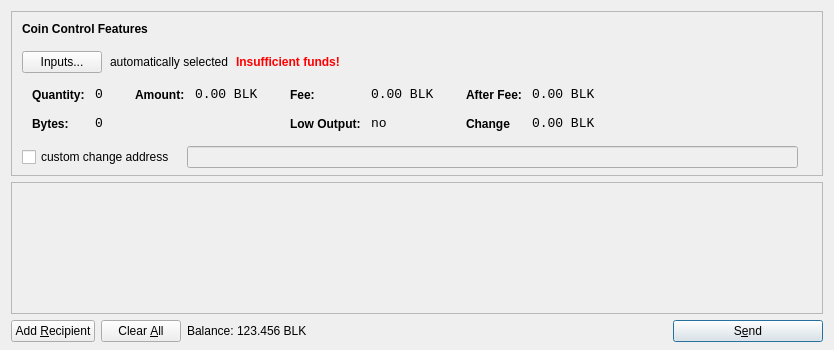
<?xml version="1.0" encoding="UTF-8"?>
<ui version="4.0">
 <class>SendCoinsDialog</class>
 <widget class="QDialog" name="SendCoinsDialog">
  <property name="geometry">
   <rect>
    <x>0</x>
    <y>0</y>
    <width>831</width>
    <height>350</height>
   </rect>
  </property>
  <property name="minimumSize">
   <size>
    <width>0</width>
    <height>0</height>
   </size>
  </property>
  <property name="maximumSize">
   <size>
    <width>10000</width>
    <height>10000</height>
   </size>
  </property>
  <property name="windowTitle">
   <string>Send Coins</string>
  </property>
  <property name="styleSheet">
   <string notr="true"/>
  </property>
  <layout class="QVBoxLayout" name="verticalLayout" stretch="0,1,0">
   <property name="bottomMargin">
    <number>8</number>
   </property>
   <item>
    <widget class="QFrame" name="frameCoinControl">
     <property name="sizePolicy">
      <sizepolicy hsizetype="Expanding" vsizetype="Expanding">
       <horstretch>0</horstretch>
       <verstretch>0</verstretch>
      </sizepolicy>
     </property>
     <property name="maximumSize">
      <size>
       <width>16777215</width>
       <height>16777215</height>
      </size>
     </property>
     <property name="styleSheet">
      <string notr="true"/>
     </property>
     <property name="frameShape">
      <enum>QFrame::StyledPanel</enum>
     </property>
     <property name="frameShadow">
      <enum>QFrame::Sunken</enum>
     </property>
     <layout class="QVBoxLayout" name="verticalLayoutCoinControl2">
      <property name="spacing">
       <number>6</number>
      </property>
      <property name="leftMargin">
       <number>0</number>
      </property>
      <property name="topMargin">
       <number>0</number>
      </property>
      <property name="rightMargin">
       <number>0</number>
      </property>
      <property name="bottomMargin">
       <number>6</number>
      </property>
      <item>
       <layout class="QVBoxLayout" name="verticalLayoutCoinControl" stretch="0,0,0,0,1">
        <property name="spacing">
         <number>0</number>
        </property>
        <property name="leftMargin">
         <number>10</number>
        </property>
        <property name="topMargin">
         <number>10</number>
        </property>
        <item>
         <layout class="QHBoxLayout" name="horizontalLayoutCoinControl1">
          <property name="bottomMargin">
           <number>15</number>
          </property>
          <item>
           <widget class="QLabel" name="labelCoinControlFeatures">
            <property name="sizePolicy">
             <sizepolicy hsizetype="Preferred" vsizetype="Maximum">
              <horstretch>0</horstretch>
              <verstretch>0</verstretch>
             </sizepolicy>
            </property>
            <property name="font">
             <font>
              <weight>75</weight>
              <bold>true</bold>
             </font>
            </property>
            <property name="styleSheet">
             <string notr="true">font-weight:bold;</string>
            </property>
            <property name="text">
             <string>Coin Control Features</string>
            </property>
           </widget>
          </item>
         </layout>
        </item>
        <item>
         <layout class="QHBoxLayout" name="horizontalLayoutCoinControl2" stretch="0,0,0,0">
          <property name="spacing">
           <number>8</number>
          </property>
          <property name="bottomMargin">
           <number>10</number>
          </property>
          <item>
           <widget class="QPushButton" name="pushButtonCoinControl">
            <property name="styleSheet">
             <string notr="true"/>
            </property>
            <property name="text">
             <string>Inputs...</string>
            </property>
           </widget>
          </item>
          <item>
           <widget class="QLabel" name="labelCoinControlAutomaticallySelected">
            <property name="text">
             <string>automatically selected</string>
            </property>
            <property name="margin">
             <number>5</number>
            </property>
           </widget>
          </item>
          <item>
           <widget class="QLabel" name="labelCoinControlInsuffFunds">
            <property name="font">
             <font>
              <weight>75</weight>
              <bold>true</bold>
             </font>
            </property>
            <property name="styleSheet">
             <string notr="true">color:red;font-weight:bold;</string>
            </property>
            <property name="text">
             <string>Insufficient funds!</string>
            </property>
            <property name="margin">
             <number>5</number>
            </property>
           </widget>
          </item>
          <item>
           <spacer name="horizontalSpacerCoinControl">
            <property name="orientation">
             <enum>Qt::Horizontal</enum>
            </property>
            <property name="sizeHint" stdset="0">
             <size>
              <width>40</width>
              <height>1</height>
             </size>
            </property>
           </spacer>
          </item>
         </layout>
        </item>
        <item>
         <widget class="QWidget" name="widgetCoinControl" native="true">
          <property name="sizePolicy">
           <sizepolicy hsizetype="Preferred" vsizetype="Preferred">
            <horstretch>0</horstretch>
            <verstretch>0</verstretch>
           </sizepolicy>
          </property>
          <property name="minimumSize">
           <size>
            <width>0</width>
            <height>0</height>
           </size>
          </property>
          <property name="styleSheet">
           <string notr="true"/>
          </property>
          <layout class="QHBoxLayout" name="horizontalLayoutCoinControl5">
           <property name="leftMargin">
            <number>0</number>
           </property>
           <property name="topMargin">
            <number>0</number>
           </property>
           <property name="rightMargin">
            <number>0</number>
           </property>
           <property name="bottomMargin">
            <number>0</number>
           </property>
           <item>
            <layout class="QHBoxLayout" name="horizontalLayoutCoinControl3" stretch="0,0,0,1">
             <property name="spacing">
              <number>20</number>
             </property>
             <property name="topMargin">
              <number>0</number>
             </property>
             <property name="bottomMargin">
              <number>10</number>
             </property>
             <item>
              <layout class="QFormLayout" name="formLayoutCoinControl1">
               <property name="horizontalSpacing">
                <number>10</number>
               </property>
               <property name="verticalSpacing">
                <number>14</number>
               </property>
               <property name="leftMargin">
                <number>10</number>
               </property>
               <property name="topMargin">
                <number>4</number>
               </property>
               <property name="rightMargin">
                <number>6</number>
               </property>
               <item row="0" column="0">
                <widget class="QLabel" name="labelCoinControlQuantityText">
                 <property name="styleSheet">
                  <string notr="true">font-weight:bold;</string>
                 </property>
                 <property name="text">
                  <string>Quantity:</string>
                 </property>
                 <property name="margin">
                  <number>0</number>
                 </property>
                </widget>
               </item>
               <item row="0" column="1">
                <widget class="QLabel" name="labelCoinControlQuantity">
                 <property name="font">
                  <font>
                   <family>Monospace</family>
                   <pointsize>10</pointsize>
                  </font>
                 </property>
                 <property name="cursor">
                  <cursorShape>IBeamCursor</cursorShape>
                 </property>
                 <property name="contextMenuPolicy">
                  <enum>Qt::ActionsContextMenu</enum>
                 </property>
                 <property name="text">
                  <string>0</string>
                 </property>
                 <property name="margin">
                  <number>0</number>
                 </property>
                 <property name="textInteractionFlags">
                  <set>Qt::LinksAccessibleByMouse|Qt::TextSelectableByKeyboard|Qt::TextSelectableByMouse</set>
                 </property>
                </widget>
               </item>
               <item row="1" column="0">
                <widget class="QLabel" name="labelCoinControlBytesText">
                 <property name="styleSheet">
                  <string notr="true">font-weight:bold;</string>
                 </property>
                 <property name="text">
                  <string>Bytes:</string>
                 </property>
                </widget>
               </item>
               <item row="1" column="1">
                <widget class="QLabel" name="labelCoinControlBytes">
                 <property name="font">
                  <font>
                   <family>Monospace</family>
                   <pointsize>10</pointsize>
                  </font>
                 </property>
                 <property name="cursor">
                  <cursorShape>IBeamCursor</cursorShape>
                 </property>
                 <property name="contextMenuPolicy">
                  <enum>Qt::ActionsContextMenu</enum>
                 </property>
                 <property name="text">
                  <string>0</string>
                 </property>
                 <property name="textInteractionFlags">
                  <set>Qt::LinksAccessibleByMouse|Qt::TextSelectableByKeyboard|Qt::TextSelectableByMouse</set>
                 </property>
                </widget>
               </item>
              </layout>
             </item>
             <item>
              <layout class="QFormLayout" name="formLayoutCoinControl2">
               <property name="horizontalSpacing">
                <number>10</number>
               </property>
               <property name="verticalSpacing">
                <number>14</number>
               </property>
               <property name="leftMargin">
                <number>6</number>
               </property>
               <property name="topMargin">
                <number>4</number>
               </property>
               <property name="rightMargin">
                <number>6</number>
               </property>
               <item row="0" column="0">
                <widget class="QLabel" name="labelCoinControlAmountText">
                 <property name="styleSheet">
                  <string notr="true">font-weight:bold;</string>
                 </property>
                 <property name="text">
                  <string>Amount:</string>
                 </property>
                 <property name="margin">
                  <number>0</number>
                 </property>
                </widget>
               </item>
               <item row="0" column="1">
                <widget class="QLabel" name="labelCoinControlAmount">
                 <property name="font">
                  <font>
                   <family>Monospace</family>
                   <pointsize>10</pointsize>
                  </font>
                 </property>
                 <property name="cursor">
                  <cursorShape>IBeamCursor</cursorShape>
                 </property>
                 <property name="contextMenuPolicy">
                  <enum>Qt::ActionsContextMenu</enum>
                 </property>
                 <property name="text">
                  <string notr="true">0.00 BLK</string>
                 </property>
                 <property name="textInteractionFlags">
                  <set>Qt::LinksAccessibleByMouse|Qt::TextSelectableByKeyboard|Qt::TextSelectableByMouse</set>
                 </property>
                </widget>
               </item>
              </layout>
             </item>
             <item>
              <layout class="QFormLayout" name="formLayoutCoinControl3">
               <property name="horizontalSpacing">
                <number>10</number>
               </property>
               <property name="verticalSpacing">
                <number>14</number>
               </property>
               <property name="leftMargin">
                <number>6</number>
               </property>
               <property name="topMargin">
                <number>4</number>
               </property>
               <property name="rightMargin">
                <number>6</number>
               </property>
               <item row="0" column="0">
                <widget class="QLabel" name="labelCoinControlFeeText">
                 <property name="styleSheet">
                  <string notr="true">font-weight:bold;</string>
                 </property>
                 <property name="text">
                  <string>Fee:</string>
                 </property>
                 <property name="margin">
                  <number>0</number>
                 </property>
                </widget>
               </item>
               <item row="0" column="1">
                <widget class="QLabel" name="labelCoinControlFee">
                 <property name="font">
                  <font>
                   <family>Monospace</family>
                   <pointsize>10</pointsize>
                  </font>
                 </property>
                 <property name="cursor">
                  <cursorShape>IBeamCursor</cursorShape>
                 </property>
                 <property name="contextMenuPolicy">
                  <enum>Qt::ActionsContextMenu</enum>
                 </property>
                 <property name="text">
                  <string notr="true">0.00 BLK</string>
                 </property>
                 <property name="textInteractionFlags">
                  <set>Qt::LinksAccessibleByMouse|Qt::TextSelectableByKeyboard|Qt::TextSelectableByMouse</set>
                 </property>
                </widget>
               </item>
               <item row="1" column="0">
                <widget class="QLabel" name="labelCoinControlLowOutputText">
                 <property name="styleSheet">
                  <string notr="true">font-weight:bold;</string>
                 </property>
                 <property name="text">
                  <string>Low Output:</string>
                 </property>
                </widget>
               </item>
               <item row="1" column="1">
                <widget class="QLabel" name="labelCoinControlLowOutput">
                 <property name="font">
                  <font>
                   <family>Monospace</family>
                   <pointsize>10</pointsize>
                  </font>
                 </property>
                 <property name="cursor">
                  <cursorShape>IBeamCursor</cursorShape>
                 </property>
                 <property name="contextMenuPolicy">
                  <enum>Qt::ActionsContextMenu</enum>
                 </property>
                 <property name="text">
                  <string>no</string>
                 </property>
                 <property name="textInteractionFlags">
                  <set>Qt::LinksAccessibleByMouse|Qt::TextSelectableByKeyboard|Qt::TextSelectableByMouse</set>
                 </property>
                </widget>
               </item>
              </layout>
             </item>
             <item>
              <layout class="QFormLayout" name="formLayoutCoinControl4">
               <property name="horizontalSpacing">
                <number>10</number>
               </property>
               <property name="verticalSpacing">
                <number>14</number>
               </property>
               <property name="leftMargin">
                <number>6</number>
               </property>
               <property name="topMargin">
                <number>4</number>
               </property>
               <property name="rightMargin">
                <number>6</number>
               </property>
               <item row="0" column="0">
                <widget class="QLabel" name="labelCoinControlAfterFeeText">
                 <property name="styleSheet">
                  <string notr="true">font-weight:bold;</string>
                 </property>
                 <property name="text">
                  <string>After Fee:</string>
                 </property>
                 <property name="margin">
                  <number>0</number>
                 </property>
                </widget>
               </item>
               <item row="0" column="1">
                <widget class="QLabel" name="labelCoinControlAfterFee">
                 <property name="font">
                  <font>
                   <family>Monospace</family>
                   <pointsize>10</pointsize>
                  </font>
                 </property>
                 <property name="cursor">
                  <cursorShape>IBeamCursor</cursorShape>
                 </property>
                 <property name="contextMenuPolicy">
                  <enum>Qt::ActionsContextMenu</enum>
                 </property>
                 <property name="text">
                  <string notr="true">0.00 BLK</string>
                 </property>
                 <property name="textInteractionFlags">
                  <set>Qt::LinksAccessibleByMouse|Qt::TextSelectableByKeyboard|Qt::TextSelectableByMouse</set>
                 </property>
                </widget>
               </item>
               <item row="1" column="0">
                <widget class="QLabel" name="labelCoinControlChangeText">
                 <property name="styleSheet">
                  <string notr="true">font-weight:bold;</string>
                 </property>
                 <property name="text">
                  <string>Change</string>
                 </property>
                </widget>
               </item>
               <item row="1" column="1">
                <widget class="QLabel" name="labelCoinControlChange">
                 <property name="font">
                  <font>
                   <family>Monospace</family>
                   <pointsize>10</pointsize>
                  </font>
                 </property>
                 <property name="cursor">
                  <cursorShape>IBeamCursor</cursorShape>
                 </property>
                 <property name="contextMenuPolicy">
                  <enum>Qt::ActionsContextMenu</enum>
                 </property>
                 <property name="text">
                  <string notr="true">0.00 BLK</string>
                 </property>
                 <property name="textInteractionFlags">
                  <set>Qt::LinksAccessibleByMouse|Qt::TextSelectableByKeyboard|Qt::TextSelectableByMouse</set>
                 </property>
                </widget>
               </item>
              </layout>
             </item>
            </layout>
           </item>
          </layout>
         </widget>
        </item>
        <item>
         <layout class="QHBoxLayout" name="horizontalLayoutCoinControl4" stretch="0,0,0">
          <property name="spacing">
           <number>12</number>
          </property>
          <property name="sizeConstraint">
           <enum>QLayout::SetDefaultConstraint</enum>
          </property>
          <property name="topMargin">
           <number>5</number>
          </property>
          <property name="rightMargin">
           <number>5</number>
          </property>
          <item>
           <widget class="QCheckBox" name="checkBoxCoinControlChange">
            <property name="text">
             <string>custom change address</string>
            </property>
           </widget>
          </item>
          <item>
           <widget class="QLineEdit" name="lineEditCoinControlChange">
            <property name="enabled">
             <bool>false</bool>
            </property>
            <property name="sizePolicy">
             <sizepolicy hsizetype="Expanding" vsizetype="Fixed">
              <horstretch>0</horstretch>
              <verstretch>0</verstretch>
             </sizepolicy>
            </property>
           </widget>
          </item>
          <item>
           <widget class="QLabel" name="labelCoinControlChangeLabel">
            <property name="sizePolicy">
             <sizepolicy hsizetype="Preferred" vsizetype="Expanding">
              <horstretch>0</horstretch>
              <verstretch>0</verstretch>
             </sizepolicy>
            </property>
            <property name="minimumSize">
             <size>
              <width>0</width>
              <height>0</height>
             </size>
            </property>
            <property name="text">
             <string/>
            </property>
            <property name="margin">
             <number>3</number>
            </property>
           </widget>
          </item>
         </layout>
        </item>
        <item>
         <spacer name="verticalSpacerCoinControl">
          <property name="orientation">
           <enum>Qt::Vertical</enum>
          </property>
          <property name="sizeHint" stdset="0">
           <size>
            <width>800</width>
            <height>1</height>
           </size>
          </property>
         </spacer>
        </item>
       </layout>
      </item>
     </layout>
    </widget>
   </item>
   <item>
    <widget class="QScrollArea" name="scrollArea">
     <property name="styleSheet">
      <string notr="true"/>
     </property>
     <property name="widgetResizable">
      <bool>true</bool>
     </property>
     <widget class="QWidget" name="scrollAreaWidgetContents">
      <property name="geometry">
       <rect>
        <x>0</x>
        <y>0</y>
        <width>811</width>
        <height>106</height>
       </rect>
      </property>
      <property name="styleSheet">
       <string notr="true"/>
      </property>
      <layout class="QVBoxLayout" name="verticalLayout_2">
       <property name="leftMargin">
        <number>0</number>
       </property>
       <property name="topMargin">
        <number>0</number>
       </property>
       <property name="rightMargin">
        <number>0</number>
       </property>
       <property name="bottomMargin">
        <number>0</number>
       </property>
       <item>
        <layout class="QVBoxLayout" name="entries">
         <property name="spacing">
          <number>6</number>
         </property>
        </layout>
       </item>
       <item>
        <spacer name="verticalSpacer">
         <property name="orientation">
          <enum>Qt::Vertical</enum>
         </property>
         <property name="sizeHint" stdset="0">
          <size>
           <width>20</width>
           <height>40</height>
          </size>
         </property>
        </spacer>
       </item>
      </layout>
     </widget>
    </widget>
   </item>
   <item>
    <layout class="QHBoxLayout" name="horizontalLayout">
     <item>
      <widget class="QPushButton" name="addButton">
       <property name="toolTip">
        <string>Send to multiple recipients at once</string>
       </property>
       <property name="text">
        <string>Add &amp;Recipient</string>
       </property>
       <property name="autoDefault">
        <bool>false</bool>
       </property>
      </widget>
     </item>
     <item>
      <widget class="QPushButton" name="clearAll">
       <property name="sizePolicy">
        <sizepolicy hsizetype="Minimum" vsizetype="Fixed">
         <horstretch>0</horstretch>
         <verstretch>0</verstretch>
        </sizepolicy>
       </property>
       <property name="toolTip">
        <string>Remove all transaction fields</string>
       </property>
       <property name="text">
        <string>Clear &amp;All</string>
       </property>
       <property name="autoRepeatDelay">
        <number>300</number>
       </property>
       <property name="autoDefault">
        <bool>false</bool>
       </property>
      </widget>
     </item>
     <item>
      <layout class="QHBoxLayout" name="horizontalLayout_2">
       <property name="spacing">
        <number>3</number>
       </property>
       <item>
        <widget class="QLabel" name="label">
         <property name="sizePolicy">
          <sizepolicy hsizetype="Preferred" vsizetype="Fixed">
           <horstretch>0</horstretch>
           <verstretch>0</verstretch>
          </sizepolicy>
         </property>
         <property name="text">
          <string>Balance:</string>
         </property>
         <property name="test" stdset="0">
          <number>69</number>
         </property>
        </widget>
       </item>
       <item>
        <widget class="QLabel" name="labelBalance">
         <property name="sizePolicy">
          <sizepolicy hsizetype="Preferred" vsizetype="Fixed">
           <horstretch>0</horstretch>
           <verstretch>0</verstretch>
          </sizepolicy>
         </property>
         <property name="cursor">
          <cursorShape>IBeamCursor</cursorShape>
         </property>
         <property name="text">
          <string notr="true">123.456 BLK</string>
         </property>
         <property name="textInteractionFlags">
          <set>Qt::LinksAccessibleByMouse|Qt::TextSelectableByKeyboard|Qt::TextSelectableByMouse</set>
         </property>
         <property name="test" stdset="0">
          <number>69</number>
         </property>
        </widget>
       </item>
      </layout>
     </item>
     <item>
      <spacer name="horizontalSpacer">
       <property name="orientation">
        <enum>Qt::Horizontal</enum>
       </property>
       <property name="sizeHint" stdset="0">
        <size>
         <width>40</width>
         <height>20</height>
        </size>
       </property>
      </spacer>
     </item>
     <item>
      <widget class="QPushButton" name="sendButton">
       <property name="minimumSize">
        <size>
         <width>150</width>
         <height>0</height>
        </size>
       </property>
       <property name="toolTip">
        <string>Confirm the send action</string>
       </property>
       <property name="text">
        <string>S&amp;end</string>
       </property>
       <property name="icon">
        <iconset resource="../bitcoin.qrc">
         <normaloff>:/icons/send</normaloff>:/icons/send</iconset>
       </property>
       <property name="default">
        <bool>true</bool>
       </property>
      </widget>
     </item>
    </layout>
   </item>
  </layout>
 </widget>
 <resources>
  <include location="../bitcoin.qrc"/>
 </resources>
 <connections/>
</ui>
